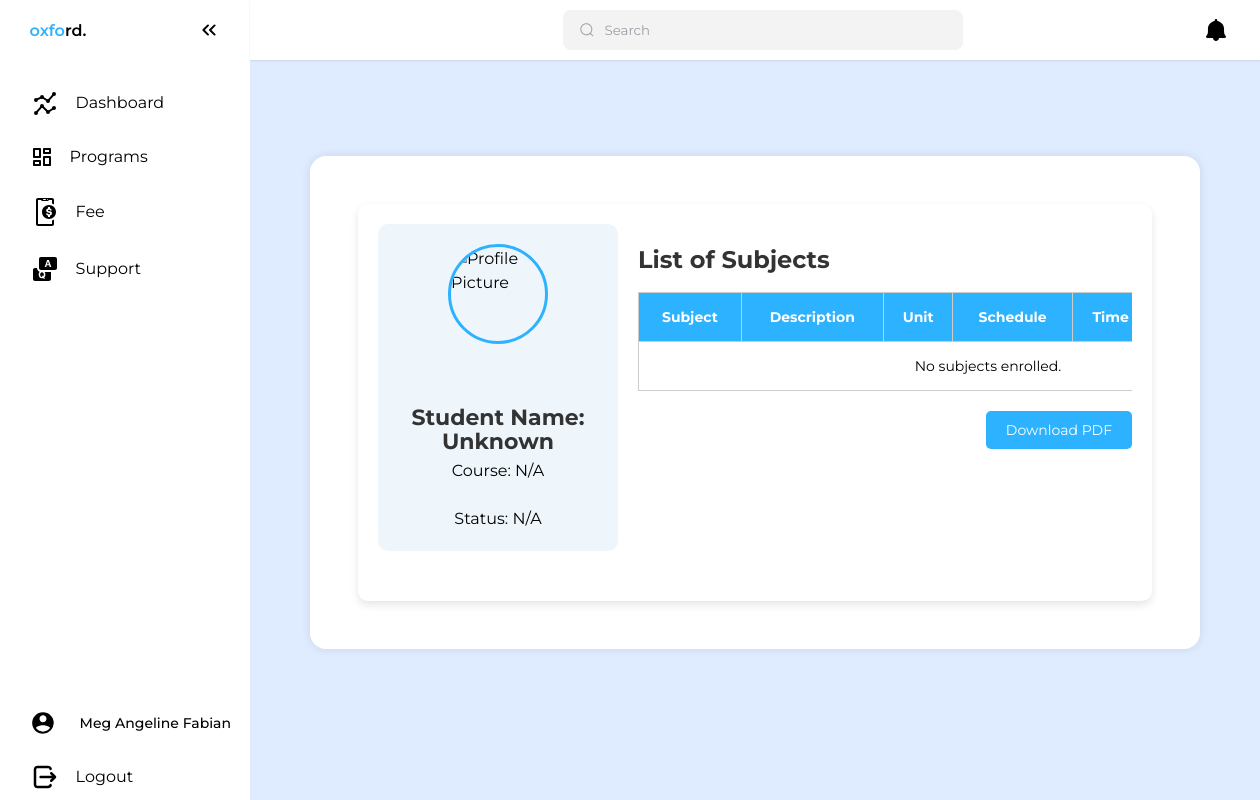
The app's page /student/final-report.php (signed in), older data.
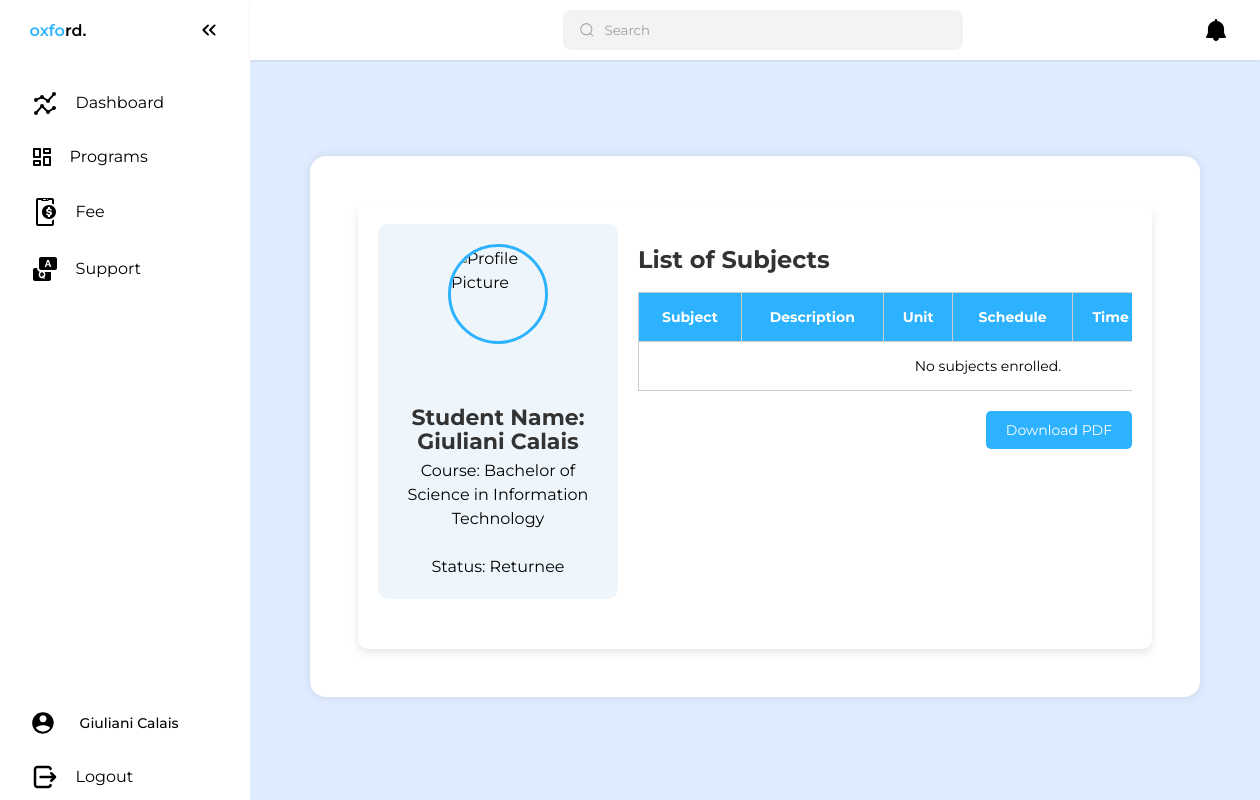
The same page, newer data.
### tables this page shows
CREATE TABLE `studentprofile` (
  `profile_id` int(11) NOT NULL,
  `user_id` int(11) NOT NULL,
  `first_name` varchar(50) NOT NULL,
  `middle_name` varchar(50) DEFAULT NULL,
  `last_name` varchar(50) NOT NULL,
  `birthdate` date NOT NULL,
  `birthplace` varchar(100) NOT NULL,
  `age` int(11) NOT NULL,
  `phone` varchar(11) NOT NULL,
  `guardian_name` varchar(100) NOT NULL,
  `guardian_contact` varchar(11) NOT NULL,
  `relationship` varchar(50) NOT NULL,
  `created_at` timestamp NOT NULL DEFAULT CURRENT_TIMESTAMP
);

CREATE TABLE `enrollee` (
  `EnrolleeID` int(11) NOT NULL,
  `section` varchar(255) NOT NULL,
  `user_id` int(11) NOT NULL,
  `Status` varchar(255) NOT NULL,
  `enrollment_type` varchar(255) NOT NULL,
  `name` varchar(255) NOT NULL,
  `program` varchar(255) NOT NULL,
  `documents_uploaded` int(11) NOT NULL,
  `dateSubmitted` timestamp NOT NULL DEFAULT CURRENT_TIMESTAMP ON UPDATE CURRENT_TIMESTAMP,
  `rejectReason` text NOT NULL
);

### student/final-report.php (the view, shortened to what this page needs)
<?php
include 'sessioncheck.php';
$user_id = $_SESSION['user_id'];
$stmt = $conn->prepare("SELECT name, program, enrollment_type FROM enrollee WHERE user_id = ?");
$stmt->bind_param("i", $user_id);
$stmt->execute();
$result = $stmt->get_result();
$student = $result->fetch_assoc();
$studentName = isset($student['name']) ? $student['name'] : 'Unknown';
$program = isset($student['program']) ? $student['program'] : 'N/A';
$status = isset($student['enrollment_type']) ? $student['enrollment_type'] : 'N/A';
$stmt = $conn->prepare("
    SELECT subj.SubCode, subj.SubName, subj.units, sched.schedule_day, sched.schedule_time, sched.room, sched.section
    FROM enrolled_subjects sched
    JOIN subject subj ON sched.subj_id = subj.SubjID
    WHERE sched.enrollee_id = (SELECT EnrolleeID FROM enrollee WHERE user_id = ?)
");
$stmt->bind_param("i", $user_id);
$stmt->execute();
$subjectsResult = $stmt->get_result();
$subjects = $subjectsResult->fetch_all(MYSQLI_ASSOC);
?>
<!DOCTYPE html>
<html lang="en">
<head>
  <link rel="stylesheet" href="final-report.css" />
</head>
<body>
  <?php include "stud-sidebar.php"; ?>
  <main>
    <br /><br /><br /><br />
    <div class="container">
      <div class="main--container">
        <div class="profile">
          <img src="studPic/image1.png" alt="Profile Picture" />
          <div class="profile-details">
            <h2>Student Name: <?= htmlspecialchars($studentName) ?></h2>
            <span>Course: <?= htmlspecialchars($program) ?></span><br />
            <span>Status: <?= htmlspecialchars($status) ?></span>
          </div>
        </div>
        <div class="table-responsive">
          <h2>List of Subjects</h2>
          <table>
            <thead>
              <tr>
                <th>Subject</th>
                <th>Description</th>
                <th>Unit</th>
                <th>Schedule</th>
                <th>Time</th>
              </tr>
            </thead>
            <tbody class="table-body">
              <?php if (!empty($subjects)) : ?>
                <?php foreach ($subjects as $subject) : ?>
                  <tr class="table-row">
                    <td data-label="Subject"><?= htmlspecialchars($subject['SubCode']) ?></td>
                    <td data-label="Description"><?= htmlspecialchars($subject['SubName']) ?></td>
                    <td data-label="Unit"><?= htmlspecialchars($subject['units']) ?></td>
                    <td data-label="Schedule"><?= htmlspecialchars($subject['schedule_day']) ?></td>
                    <td data-label="Time"><?= htmlspecialchars($subject['schedule_time']) ?></td>
                    <td data-label="Room"><?= htmlspecialchars($subject['room']) ?></td>
                    <td data-label="Section"><?= htmlspecialchars($subject['section']) ?></td>
                  </tr>
                <?php endforeach; ?>
              <?php else: ?>
                <tr>
                  <td colspan="7">No subjects enrolled.</td>
                </tr>
              <?php endif; ?>
            </tbody>
          </table>
          <div class="action-buttons" style="margin-top: 20px;">
            <button id="downloadPdf">Download PDF</button>
          </div>
        </div>
      </div>
    </div>
  </main>
</body>
</html>

### student/stud-sidebar.php (shortened to what this page needs)
<?php
  include 'sessioncheck.php';
  $user_id = $_SESSION['user_id'];
  $stmt = $conn->prepare("SELECT * FROM studentprofile WHERE user_id = ?");
  $stmt->bind_param("i", $user_id);
  $stmt->execute();
  $result = $stmt->get_result();
  $user = $result->fetch_assoc();
?>
<!DOCTYPE html>
<html lang="en">
<head>
  <link rel="stylesheet" href="sidebar-style.css">
</head>
<body>
  <nav id="sidebar">
    <ul>
      <li>
      <span class="logo">
        <span style="color: #2DB2FF;">oxfo</span><span style="color: black;">rd.</span>
      </span>
        <button onclick=toggleSidebar() id="toggle-btn">
        </button>
      </li>
      <li>
        <a href="studDashboard.php">
          <span>Dashboard</span>
        </a>
      </li>
      <li>
        <a href="stud-programs.php">
          <span>Programs</span>
        </a>
      </li>
      <li>
        <a href="stud-tracking.php">
          <span>Fee</span>
        </a>
      </li>
      <li>
        <a href="studentSupport.php">
          <span>Support</span>
        </a>
      </li>
        <li class="head" style="display: flex; align-items: center;">
          <a href="studentProfile.php">
            <div class="user-img" style="margin-right: 10px; margin-top: -2px;">
            </div>
            <div class="user-details">
              <p class="name" style="margin: 0;"><?php echo htmlspecialchars($user['first_name'] . ' ' . $user['last_name']); ?></p>
            </div>
          </a>
      </li>
      <li>
        <a href="logout.php">
          <span>Logout</span>
        </a>
    </ul>
  </nav>
 <main>
  <?php
      include "header.php";
  ?>
</body>
</html>

Row changes from the older to the newer data that the page shows:
removed studentprofile: first_name+last_name "Meg Angeline Fabian"
added studentprofile: first_name+last_name "Giuliani Calais"
added enrollee: name "Giuliani Calais", program "Bachelor of Science in Information Technology", enrollment_type "Returnee"
Text that changed along with them:
$studentName: "Unknown" → (not shown)
$program: "N/A" → (not shown)
$status: "N/A" → (not shown)
